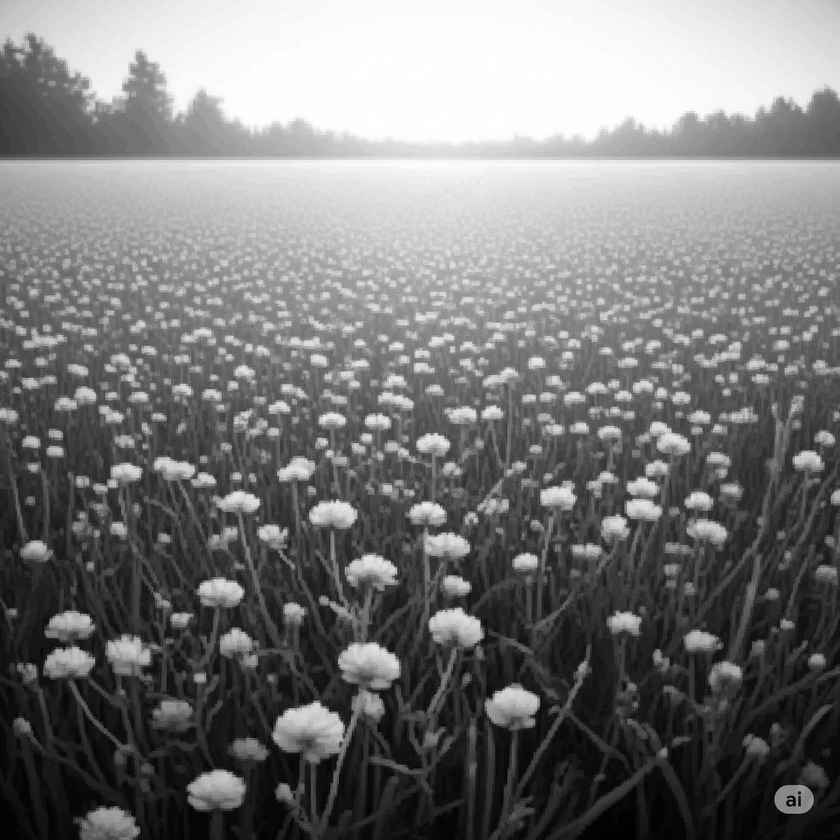
#> input picture imagem_original.png, 840 x 840 px, shrunk from 2048 x 2048 before the run
$ python Ocultacao_aditiva.py
#> lines starting #> are read from the running program, lines starting #| are printed output that depends on the picture
from PIL import Image
import numpy as np
import matplotlib.pyplot as plt
import os
from sklearn.metrics import accuracy_score
import cv2  # Para ruído sal e pimenta

# --- Funções Auxiliares ---

def calculate_psnr(original, marked):
    """Calcula o Peak Signal-to-Noise Ratio (PSNR) entre duas imagens."""
    mse = np.mean((original - marked) ** 2)
    if mse == 0:
        return float('inf')
    max_pixel = 255.0
    psnr = 20 * np.log10(max_pixel / np.sqrt(mse))
    return psnr

def text_to_binary(text_message):
    """Converte uma mensagem de texto em uma sequência de bits (0s e 1s)."""
    binary_message = ''.join(format(ord(char), '08b') for char in text_message)
    return np.array([int(bit) for bit in binary_message])

def binary_to_text(binary_array):
    """Converte uma sequência de bits (0s e 1s) de volta para texto."""
    if len(binary_array) % 8 != 0:
        # Pad with zeros if not a multiple of 8 (e.g., if extracted message is truncated)
        binary_array = np.pad(binary_array, (0, 8 - (len(binary_array) % 8)), 'constant', constant_values=0)

    binary_string = ''.join(str(bit) for bit in binary_array)
    text_message = ""
    for i in range(0, len(binary_string), 8):
        byte = binary_string[i:i+8]
        text_message += chr(int(byte, 2))
    return text_message

def add_salt_and_pepper_noise(image, amount=0.01):
    """Adiciona ruído sal e pimenta a uma imagem."""
    row, col = image.shape
    s_vs_p = 0.5
    amount = amount
    out = np.copy(image)
    # Salt mode
    num_salt = np.ceil(amount * image.size * s_vs_p)
    coords = [np.random.randint(0, i - 1, int(num_salt)) for i in image.shape]
    out[tuple(coords)] = 255

    # Pepper mode
    num_pepper = np.ceil(amount * image.size * (1. - s_vs_p))
    coords = [np.random.randint(0, i - 1, int(num_pepper)) for i in image.shape]
    out[tuple(coords)] = 0
    return out

# --- Funções de Marca D'água ---

def embed_additive(image, watermark, alpha, top=0, left=0, channel=None):
    """
    Incorpora uma marca d'água em uma imagem usando o método aditivo.
    Para imagens coloridas, especifique o canal (0, 1 ou 2 para R, G, B).
    """
    img_copy = image.astype(np.float32).copy()
    h, w = watermark.shape

    if img_copy.ndim == 3 and channel is not None:  # Imagem colorida
        for i in range(h):
            for j in range(w):
                pixel = img_copy[top + i, left + j, channel]
                pixel_marked = pixel + alpha * watermark[i, j]
                img_copy[top + i, left + j, channel] = np.clip(pixel_marked, 0, 255)
    elif img_copy.ndim == 2 and channel is None:  # Imagem em escala de cinza
        for i in range(h):
            for j in range(w):
                pixel = img_copy[top + i, left + j]
                pixel_marked = pixel + alpha * watermark[i, j]
                img_copy[top + i, left + j] = np.clip(pixel_marked, 0, 255)
    else:
        raise ValueError("Combinação inválida de imagem e canal. Para RGB, especifique 'channel'. Para Grayscale, 'channel' deve ser None.")

    return img_copy.astype(np.uint8)


def extract_additive(original, marked, marca_shape, alpha, top=0, left=0, channel=None):
    """
    Extrai uma marca d'água de uma imagem usando o método aditivo.
    Para imagens coloridas, especifique o canal (0, 1 ou 2 para R, G, B).
    """
    h, w = marca_shape
    extracted = np.zeros((h, w), dtype=np.uint8)

    if original.ndim == 3 and channel is not None:  # Imagem colorida
        for i in range(h):
            for j in range(w):
                diff = marked[top + i, left + j, channel] - original[top + i, left + j, channel]
                w_hat = 1 if diff >= 0 else -1
                extracted[i, j] = 1 if w_hat == 1 else 0
    elif original.ndim == 2 and channel is None:  # Imagem em escala de cinza
        for i in range(h):
            for j in range(w):
                diff = marked[top + i, left + j] - original[top + i, left + j]
                w_hat = 1 if diff >= 0 else -1
                extracted[i, j] = 1 if w_hat == 1 else 0
    else:
        raise ValueError("Combinação inválida de imagem e canal. Para RGB, especifique 'channel'. Para Grayscale, 'channel' deve ser None.")

    return extracted


# --- Configurações Iniciais ---
if not os.path.exists("resultados"):
    os.makedirs("resultados")

# Carrega a imagem original (será convertida para L ou mantida RGB dependendo do teste)
img_original_path = 'imagem_original.png' # Certifique-se de ter esta imagem no mesmo diretório
try:
    img_original_gray = Image.open(img_original_path).convert('L')
    img_original_rgb = Image.open(img_original_path).convert('RGB')
#> img_original_rgb is the input picture: PIL image 840x840 RGB; mean R, G, B 120.9, 120.9, 120.7
except FileNotFoundError:
    print(f"Erro: O arquivo '{img_original_path}' não foi encontrado.")
    print("Por favor, crie um arquivo 'imagem_original.png' no mesmo diretório.")
    exit()

img_array_gray = np.array(img_original_gray)
img_array_rgb = np.array(img_original_rgb)

# --- Marca D'água Binária (exemplo) ---
# Você pode usar uma marca d'água aleatória ou uma convertida de texto
marca_shape_default = (64, 64)
# marca_binaria_aleatoria = np.random.randint(0, 2, size=marca_shape_default, dtype=np.uint8)
# marca_default = 2 * marca_binaria_aleatoria - 1

# Exemplo: Usando uma mensagem textual como marca d'água
mensagem_secreta = "Digital Watermarking is Fun!"
marca_binaria_text = text_to_binary(mensagem_secreta)
# Redimensiona a marca de texto para se ajustar a uma forma quadrada (aproximadamente)
side_length = int(np.sqrt(len(marca_binaria_text)))
marca_binaria_text_reshaped = marca_binaria_text[:side_length * side_length].reshape((side_length, side_length))
marca_default = 2 * marca_binaria_text_reshaped - 1

print(f"Dimensões da marca d'água: {marca_default.shape}")


# --- Parâmetros ---
# Valores de alpha para experimentar
alpha_values = [5, 10, 20] # Força da marca d'água
top_pos = 0
left_pos = 0

# --- Teste 1: Impacto de Alpha em Imagens em Escala de Cinza e PSNR ---
print("\n--- Teste 1: Impacto de Alpha em Imagens em Escala de Cinza e PSNR ---")
results_alpha_gray = {}

for alpha in alpha_values:
    print(f"\nTestando com alpha = {alpha} (Grayscale)")
    img_watermarked_gray = embed_additive(img_array_gray, marca_default, alpha=alpha, top=top_pos, left=left_pos)
    Image.fromarray(img_watermarked_gray).save(f'resultados/imagem_marcada_gray_alpha_{alpha}.png')

    marca_extraida_gray = extract_additive(img_array_gray, img_watermarked_gray, marca_default.shape, alpha=alpha, top=top_pos, left=left_pos)

    psnr_value = calculate_psnr(img_array_gray, img_watermarked_gray)
    accuracy = accuracy_score((marca_default + 1) // 2, marca_extraida_gray) # Converte de {-1,1} para {0,1} para comparação

    results_alpha_gray[alpha] = {'psnr': psnr_value, 'accuracy': accuracy}

    print(f"PSNR (Grayscale, alpha={alpha}): {psnr_value:.2f} dB")
    print(f"Acurácia (Grayscale, alpha={alpha}): {accuracy:.4f}")

    plt.figure(figsize=(12, 4))
    plt.subplot(1, 3, 1)
    plt.imshow(img_array_gray, cmap='gray')
    plt.title("Original (Gray)")
    plt.subplot(1, 3, 2)
    plt.imshow(img_watermarked_gray, cmap='gray')
    plt.title(f"Marcada (Gray, Alpha={alpha})")
    plt.subplot(1, 3, 3)
    plt.imshow(marca_extraida_gray, cmap='gray')
    plt.title(f"Marca Extraída (Gray, Alpha={alpha})")
    plt.savefig(f'resultados/visualizacao_gray_alpha_{alpha}.png')
    plt.close()
#> this loop made 3 passes
#> (mse in calculate_psnr, psnr in calculate_psnr, psnr_value) on passes 1 to 3: (0.00694, 69.71, 69.71), (0.0278, 63.69, 63.69), (0.04, 62.11, 62.11)
#| PSNR (Grayscale, alpha=5): 69.71 dB
#| Acurácia (Grayscale, alpha=5): 0.0000
#| PSNR (Grayscale, alpha=10): 63.69 dB
#| Acurácia (Grayscale, alpha=10): 0.0000
#| PSNR (Grayscale, alpha=20): 62.11 dB
#| Acurácia (Grayscale, alpha=20): 0.0000
#> pass 1, `plt.savefig(f'resultados/visualizacao_gray_alpha_{alpha}.png')`:
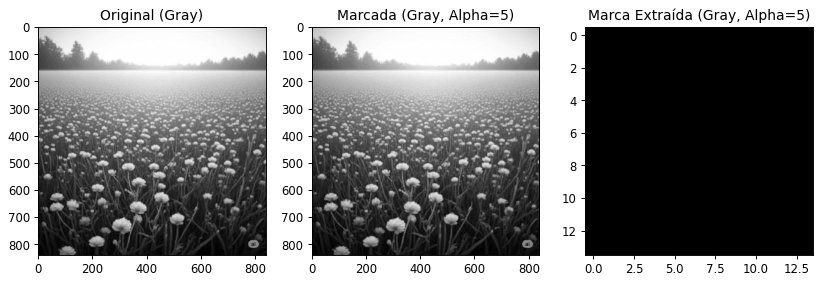
#> figure drawn by matplotlib, 3 panels
#> after the loop, results_alpha_gray = 3 items

# --- Teste 2: Robustez contra Compressão JPEG e Ruído Sal e Pimenta (Grayscale) ---
print("\n--- Teste 2: Robustez contra Compressão JPEG e Ruído Sal e Pimenta (Grayscale) ---")
alpha_robustness = 10 # Um valor de alpha médio para este teste

img_watermarked_base = embed_additive(img_array_gray, marca_default, alpha=alpha_robustness, top=top_pos, left=left_pos)
#> after the loop in embed_additive (call 4), `for i in range(h):`: img_copy: shape (840, 840) float32; min 0, max 255, mean 120.9
Image.fromarray(img_watermarked_base).save('resultados/imagem_marcada_base_robustez.png')

# 2.1 Compressão JPEG
print("\nTestando Robustez: Compressão JPEG")
jpeg_qualities = [90, 50, 10] # Qualidade JPEG

for quality in jpeg_qualities:
    img_pil_marked = Image.fromarray(img_watermarked_base)
    img_pil_marked.save(f'resultados/imagem_marcada_jpeg_q{quality}.jpg', quality=quality)
    img_compressed = Image.open(f'resultados/imagem_marcada_jpeg_q{quality}.jpg').convert('L')
    img_compressed_array = np.array(img_compressed)

    marca_extraida_jpeg = extract_additive(img_array_gray, img_compressed_array, marca_default.shape, alpha=alpha_robustness, top=top_pos, left=left_pos)
    accuracy_jpeg = accuracy_score((marca_default + 1) // 2, marca_extraida_jpeg)
#> accuracy_jpeg = 0

    print(f"Acurácia após JPEG Q{quality}: {accuracy_jpeg:.4f}")
#| Acurácia após JPEG Q90: 0.0000

    plt.figure(figsize=(8, 4))
    plt.subplot(1, 2, 1)
    plt.imshow(img_compressed_array, cmap='gray')
    plt.title(f"Marcada + JPEG Q{quality}")
    plt.subplot(1, 2, 2)
    plt.imshow(marca_extraida_jpeg, cmap='gray')
    plt.title(f"Marca Extraída (JPEG Q{quality})")
    plt.savefig(f'resultados/visualizacao_jpeg_q{quality}.png')
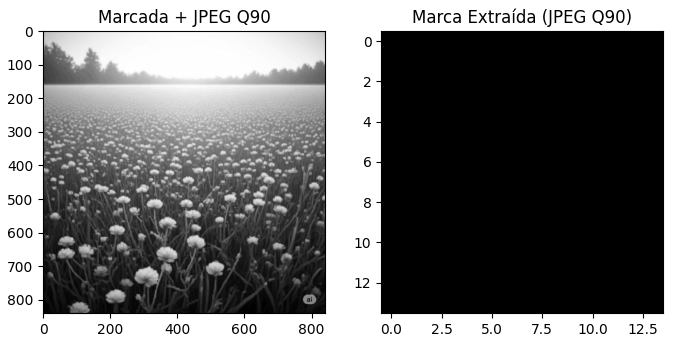
#> figure drawn by matplotlib, 2 panels
    plt.close()

# 2.2 Ruído Sal e Pimenta
print("\nTestando Robustez: Ruído Sal e Pimenta")
noise_amounts = [0.001, 0.01, 0.05] # Quantidade de ruído

for amount in noise_amounts:
    img_noisy = add_salt_and_pepper_noise(img_watermarked_base, amount=amount)
    Image.fromarray(img_noisy).save(f'resultados/imagem_marcada_noise_sp_{amount}.png')

    marca_extraida_noise = extract_additive(img_array_gray, img_noisy, marca_default.shape, alpha=alpha_robustness, top=top_pos, left=left_pos)
    accuracy_noise = accuracy_score((marca_default + 1) // 2, marca_extraida_noise)

    print(f"Acurácia após Ruído S&P (amount={amount}): {accuracy_noise:.4f}")

    plt.figure(figsize=(8, 4))
    plt.subplot(1, 2, 1)
    plt.imshow(img_noisy, cmap='gray')
    plt.title(f"Marcada + Ruído S&P ({amount})")
    plt.subplot(1, 2, 2)
    plt.imshow(marca_extraida_noise, cmap='gray')
    plt.title(f"Marca Extraída (Ruído S&P {amount})")
    plt.savefig(f'resultados/visualizacao_noise_sp_{amount}.png')
    plt.close()
#> this loop made 3 passes
#| Acurácia após Ruído S&P (amount=0.001): 0.0000
#| Acurácia após Ruído S&P (amount=0.01): 0.0000
#| Acurácia após Ruído S&P (amount=0.05): 0.0000
#> pass 1, `plt.savefig(f'resultados/visualizacao_noise_sp_{amount}.png')`:
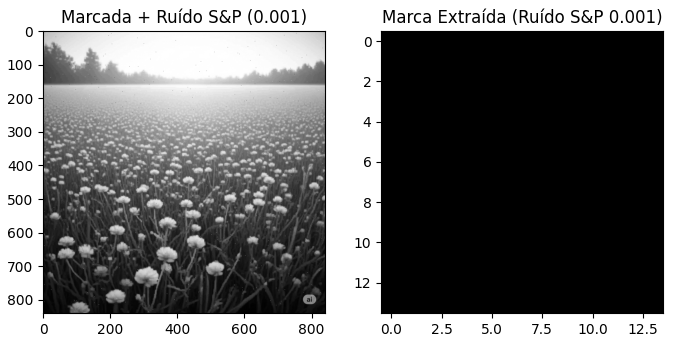
#> figure drawn by matplotlib, 2 panels
#> pass 2, `plt.savefig(f'resultados/visualizacao_noise_sp_{amount}.png')`:
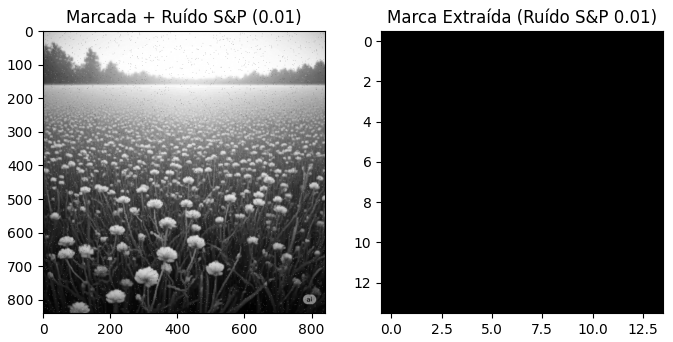
#> figure drawn by matplotlib, 2 panels
#> pass 3, `img_noisy = add_salt_and_pepper_noise(img_watermarked_base, amount=amo..`:
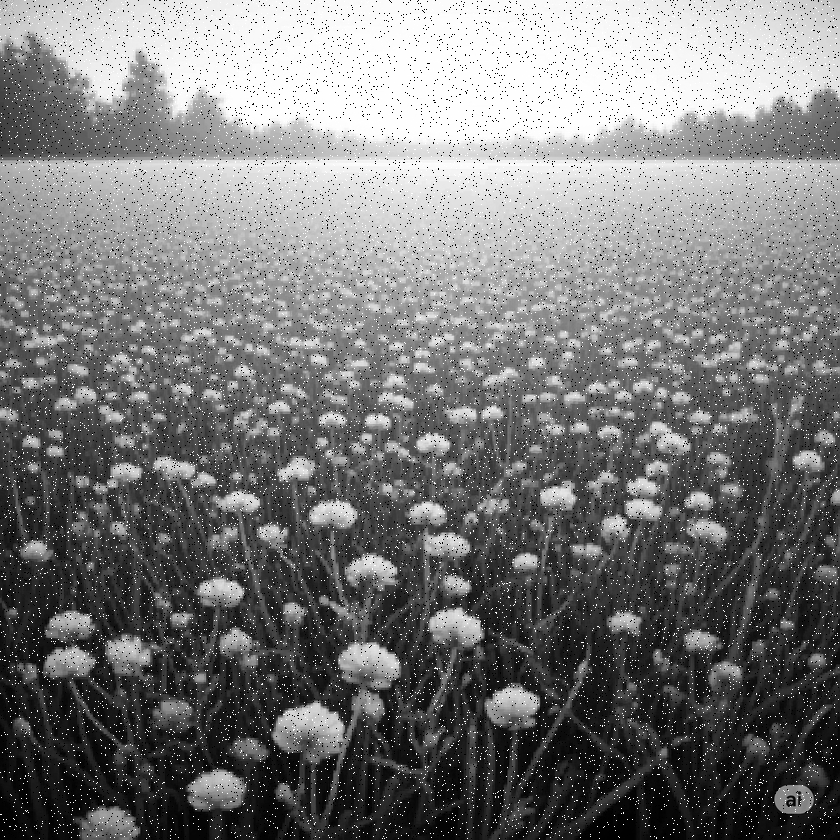
#> img_noisy: shape (840, 840); min 0, max 255, mean 121.2

# --- Teste 3: Marca D'água em Imagens Coloridas (Canal RGB) ---
print("\n--- Teste 3: Marca D'água em Imagens Coloridas (Canal RGB) ---")
alpha_color = 10 # Força da marca d'água para imagens coloridas
channel_to_embed = 1 # Canal Verde (0=R, 1=G, 2=B)

print(f"Incorporando marca d'água no canal {channel_to_embed} (Green) da imagem RGB.")
img_watermarked_rgb = embed_additive(img_array_rgb, marca_default, alpha=alpha_color, top=top_pos, left=left_pos, channel=channel_to_embed)
#> after the loop in embed_additive (call 5), `for i in range(h):`: img_copy: shape (840, 840, 3) float32; mean R, G, B 120.9, 120.9, 120.7
Image.fromarray(img_watermarked_rgb).save(f'resultados/imagem_marcada_rgb_channel_{channel_to_embed}.png')

marca_extraida_rgb = extract_additive(img_array_rgb, img_watermarked_rgb, marca_default.shape, alpha=alpha_color, top=top_pos, left=left_pos, channel=channel_to_embed)
accuracy_rgb = accuracy_score((marca_default + 1) // 2, marca_extraida_rgb)
#> accuracy_rgb = 0

psnr_color = calculate_psnr(img_array_rgb, img_watermarked_rgb) # PSNR para imagem colorida
#> psnr_color = 68.47

print(f"PSNR (RGB, Canal {channel_to_embed}): {psnr_color:.2f} dB")
#| PSNR (RGB, Canal 1): 68.47 dB
print(f"Acurácia (RGB, Canal {channel_to_embed}): {accuracy_rgb:.4f}")
#| Acurácia (RGB, Canal 1): 0.0000

plt.figure(figsize=(12, 4))
plt.subplot(1, 3, 1)
plt.imshow(img_array_rgb)
plt.title("Original (RGB)")
plt.subplot(1, 3, 2)
plt.imshow(img_watermarked_rgb)
plt.title(f"Marcada (RGB, Canal {channel_to_embed})")
plt.subplot(1, 3, 3)
plt.imshow(marca_extraida_rgb, cmap='gray')
plt.title(f"Marca Extraída (RGB, Canal {channel_to_embed})")
plt.savefig(f'resultados/visualizacao_rgb_channel_{channel_to_embed}.png')
plt.close()

# --- Teste 4: Inserção e Extração de Mensagem Textual ---
print("\n--- Teste 4: Inserção e Extração de Mensagem Textual ---")
mensagem_original = "Hello, world! This is a secret message for watermarking demonstration."
print(f"Mensagem original: '{mensagem_original}'")

marca_binaria_text_embed = text_to_binary(mensagem_original)

# Garantir que a marca d'água textual tenha um tamanho que possa ser reshapeado
# Para simplificar, vamos criar uma marca quadrada a partir da mensagem binária
side_length_text = int(np.sqrt(len(marca_binaria_text_embed)))
# Pad ou truncate a mensagem para caber em um quadrado perfeito
if len(marca_binaria_text_embed) < side_length_text * side_length_text:
    marca_binaria_text_embed = np.pad(marca_binaria_text_embed, (0, side_length_text * side_length_text - len(marca_binaria_text_embed)), 'constant', constant_values=0)
else:
    marca_binaria_text_embed = marca_binaria_text_embed[:side_length_text * side_length_text]

marca_text_embed = 2 * marca_binaria_text_embed.reshape((side_length_text, side_length_text)) - 1
print(f"Dimensões da marca textual para embedding: {marca_text_embed.shape}")

alpha_text = 15 # Alpha para mensagem textual

img_watermarked_text = embed_additive(img_array_gray, marca_text_embed, alpha=alpha_text, top=top_pos, left=left_pos)
#> after the loop in embed_additive (call 6), `for i in range(h):`: img_copy: shape (840, 840) float32; min 0, max 255, mean 120.9
Image.fromarray(img_watermarked_text).save('resultados/imagem_marcada_textual.png')

marca_extraida_text = extract_additive(img_array_gray, img_watermarked_text, marca_text_embed.shape, alpha=alpha_text, top=top_pos, left=left_pos)
#> after the loop in extract_additive (call 11), `for i in range(h):`: extracted: shape (23, 23); every value is 1

# Converte a marca extraída de volta para texto
# A marca extraída está em {0, 1}, então não precisa converter de {-1, 1}
mensagem_extraida = binary_to_text(marca_extraida_text.flatten())
#> in binary_to_text, `binary_array = np.pad(binary_array, (0, 8 - (len(binary_array) % 8)), ..`: binary_array = 536 values, max 1 at index 0, min 0 at index 529, mean 0.987
#> the loop in binary_to_text, `for i in range(0, len(binary_string), 8):` made 67 passes
#> (i, text_message) on passes 2 to 13: (8, 'ÿÿ'), (16, 'ÿÿÿ'), (24, 'ÿÿÿÿ'), (32, 'ÿÿÿÿÿ'), (40, 'ÿÿÿÿÿÿ'), (48, 'ÿÿÿÿÿÿÿ'), (56, 'ÿÿÿÿÿÿÿÿ'), (64, 'ÿÿÿÿÿÿÿÿÿ'), (72, 'ÿÿÿÿÿÿÿÿÿÿ'), (80, 'ÿÿÿÿÿÿÿÿÿÿÿ'), (88, 'ÿÿÿÿÿÿÿÿÿÿÿÿ'), (96, 'ÿÿÿÿÿÿÿÿÿÿÿÿÿ')
#> i on passes 41 to 46: 320, 328, 336, 344, 352, 360
print(f"Mensagem extraída: '{mensagem_extraida}'")
#| Mensagem extraída: 'ÿÿÿÿÿÿÿÿÿÿÿÿÿÿÿÿÿÿÿÿÿÿÿÿÿÿÿÿÿÿÿÿÿÿÿÿÿÿÿÿÿÿÿÿÿÿÿÿÿÿÿÿÿÿÿÿÿÿÿÿÿÿÿÿÿÿ'

# Comparação pixel a pixel da marca binária original e extraída
accuracy_text = accuracy_score((marca_text_embed + 1) // 2, marca_extraida_text)
#> accuracy_text = 0
print(f"Acurácia da extração da mensagem textual: {accuracy_text:.4f}")
#| Acurácia da extração da mensagem textual: 0.0000

plt.figure(figsize=(12, 4))
plt.subplot(1, 3, 1)
plt.imshow(img_array_gray, cmap='gray')
plt.title("Original (Gray)")
plt.subplot(1, 3, 2)
plt.imshow(img_watermarked_text, cmap='gray')
plt.title(f"Marcada (Mensagem Textual)")
plt.subplot(1, 3, 3)
plt.imshow(marca_extraida_text, cmap='gray')
plt.title(f"Marca Textual Extraída")
plt.savefig('resultados/visualizacao_textual.png')
plt.close()


print("\n--- Relatório Final ---")
print("\nResultados do Teste 1 (Impacto de Alpha em Grayscale):")
for alpha, metrics in results_alpha_gray.items():
    print(f"Alpha={alpha}: PSNR={metrics['psnr']:.2f} dB, Acurácia={metrics['accuracy']:.4f}")
#> this loop made 3 passes
#> (alpha, metrics) on passes 1 to 3: (5, {'psnr': 69.71, 'accuracy': 0}), (10, {'psnr': 63.69, 'accuracy': 0}), (20, {'psnr': 62.11, 'accuracy': 0})
#| Alpha=5: PSNR=69.71 dB, Acurácia=0.0000
#| Alpha=10: PSNR=63.69 dB, Acurácia=0.0000
#| Alpha=20: PSNR=62.11 dB, Acurácia=0.0000

print("\nResultados do Teste 2 (Robustez - Grayscale, Alpha=10):")
print("  - Compressão JPEG:")
for quality in jpeg_qualities:
    img_compressed = Image.open(f'resultados/imagem_marcada_jpeg_q{quality}.jpg').convert('L')
    img_compressed_array = np.array(img_compressed)
    marca_extraida_jpeg = extract_additive(img_array_gray, img_compressed_array, marca_default.shape, alpha=alpha_robustness, top=top_pos, left=left_pos)
    accuracy_jpeg = accuracy_score((marca_default + 1) // 2, marca_extraida_jpeg)
    print(f"    JPEG Q{quality}: Acurácia={accuracy_jpeg:.4f}")
#|     JPEG Q90: Acurácia=0.0000

print("  - Ruído Sal e Pimenta:")
for amount in noise_amounts:
    img_noisy = Image.open(f'resultados/imagem_marcada_noise_sp_{amount}.png').convert('L')
    img_noisy_array = np.array(img_noisy)
    marca_extraida_noise = extract_additive(img_array_gray, img_noisy_array, marca_default.shape, alpha=alpha_robustness, top=top_pos, left=left_pos)
    accuracy_noise = accuracy_score((marca_default + 1) // 2, marca_extraida_noise)
    print(f"    Ruído S&P (amount={amount}): Acurácia={accuracy_noise:.4f}")
#|     Ruído S&P (amount=0.001): Acurácia=0.0000

print("\nResultados do Teste 3 (RGB, Canal Verde):")
print(f"  PSNR={psnr_color:.2f} dB, Acurácia={accuracy_rgb:.4f}")
#|   PSNR=68.47 dB, Acurácia=0.0000

print("\nResultados do Teste 4 (Mensagem Textual):")
print(f"  Mensagem Original: '{mensagem_original}'")
print(f"  Mensagem Extraída: '{mensagem_extraida}'")
#|   Mensagem Extraída: 'ÿÿÿÿÿÿÿÿÿÿÿÿÿÿÿÿÿÿÿÿÿÿÿÿÿÿÿÿÿÿÿÿÿÿÿÿÿÿÿÿÿÿÿÿÿÿÿÿÿÿÿÿÿÿÿÿÿÿÿÿÿÿÿÿÿÿ'
print(f"  Acurácia da Extração: {accuracy_text:.4f}")
#|   Acurácia da Extração: 0.0000

print("\nTodos os resultados, incluindo imagens e gráficos, foram salvos na pasta 'resultados'.")
